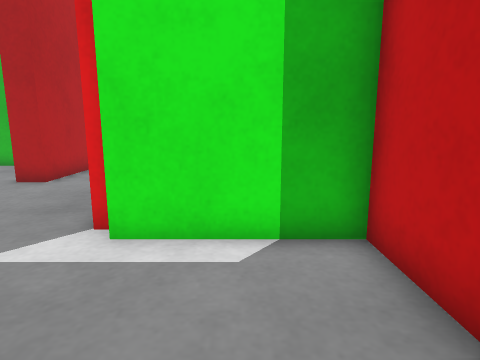
[1] (above)

18 first-person views from a walk through a Gazebo world. The camera is 0.19 m above the floor, tilts 10° down and sees 75° across. The floor is counted in squares, 0.1 m on a side. Each view is taken from the middle of a square. On the plan, view 1 faces up. The plan holds only what a view shows up to about 17 squares ahead; the rest is blank.

[2]
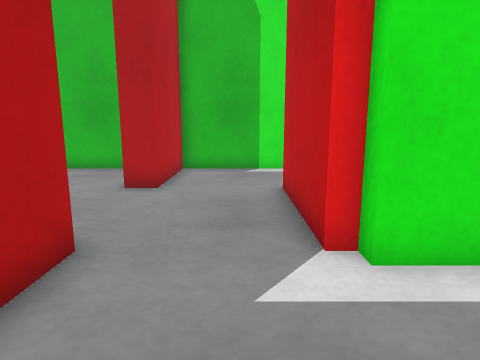

[3]
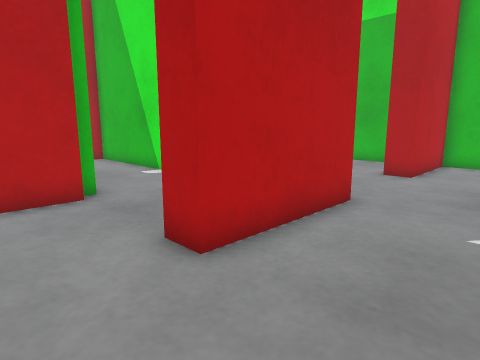

[4]
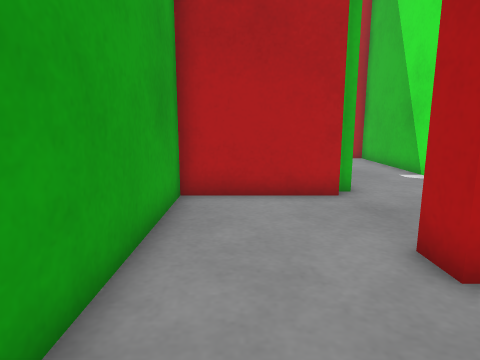

[5]
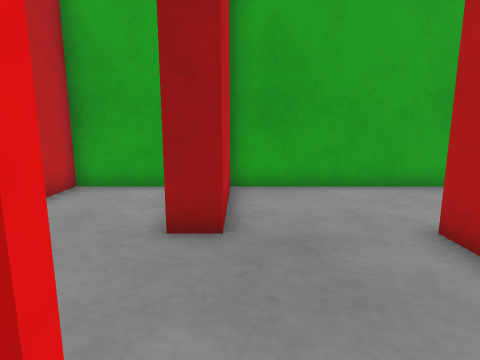

[6]
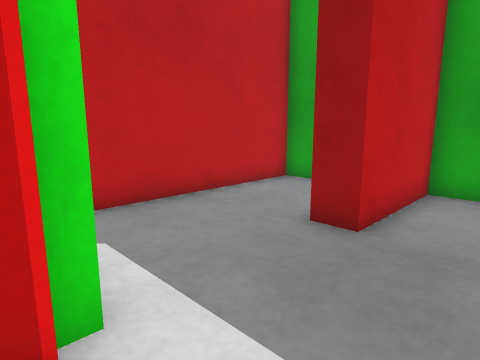

[7]
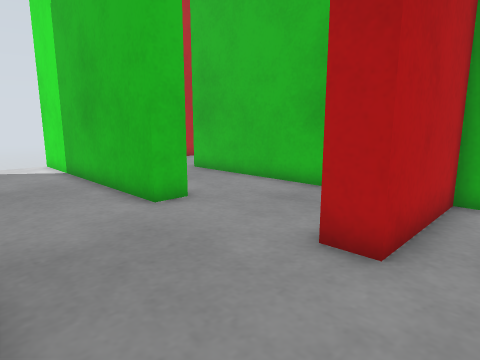

[8]
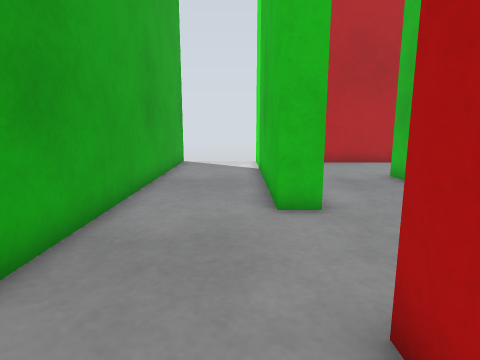

[9]
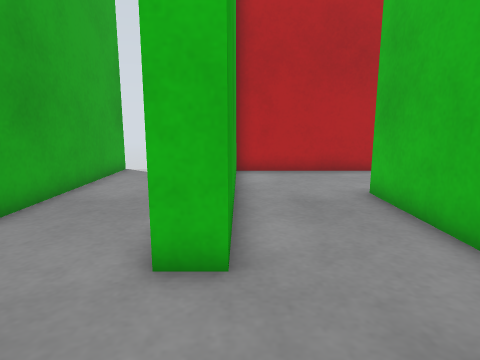

[10]
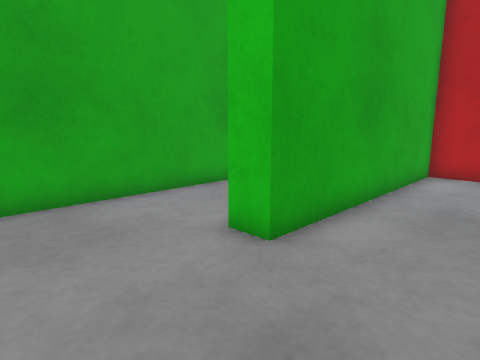

[11]
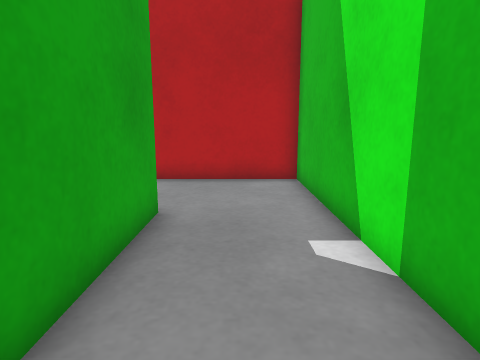

[12]
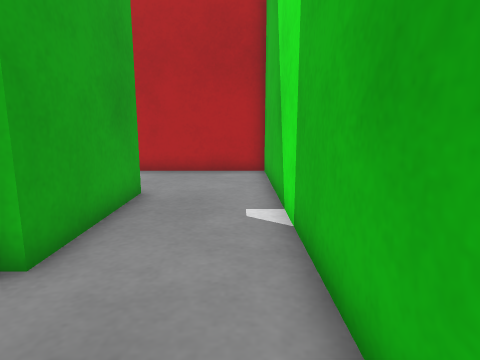

[13]
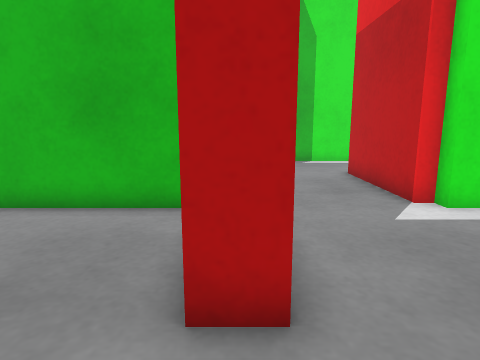

[14]
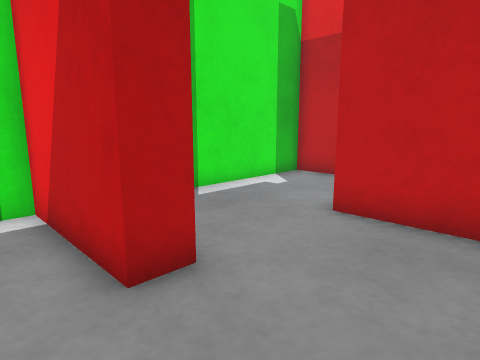

[15]
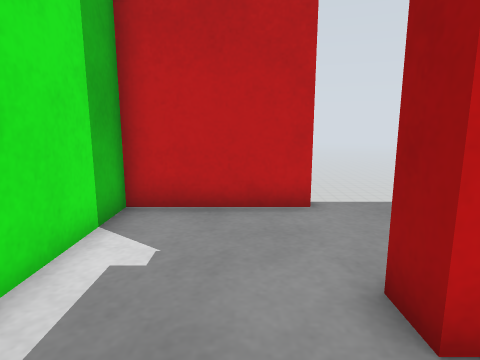

[16]
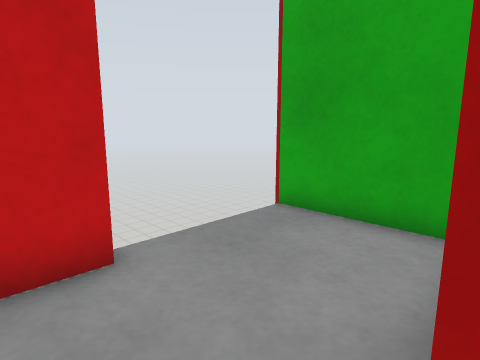

[17]
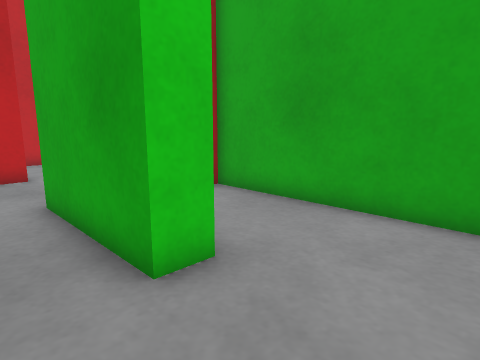

[18]
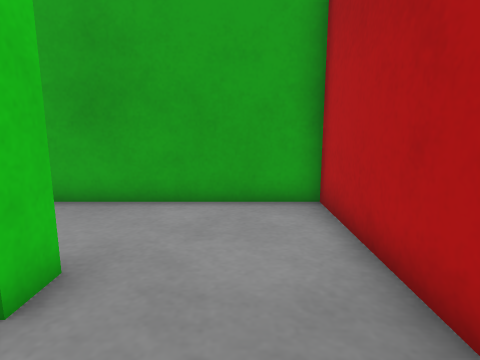

### Floor plan
Points are (right, up) in squares from view 1. A wall is a line through its corners. A room is listed if a view was taken in it or the views show most of it. See-through windows are left out.
Room 1 (view 1)
walls: (-2.7, 0.7) (-1.6, 0.7); (-0.8, -3.6) (2.1, -3.6) (2.1, 5) (-2.2, 5)
ways out: opening at (-2, 2.5) to room 2
Room 2 (views 2, 3, 4, 13)
walls: (-7.6, -3.6) (-2.7, -3.6) (-2.7, 0.7); (-6.5, 4.6) (-6.5, 0.7) (-7.5, 0.7)
ways out: opening at (-2, 2.5) to room 1; opening at (-4.5, 5.5) to room 3; opening at (-7, -1.5) to room 9
Room 3 (views 5, 6, 7, 8, 15)
walls: (-6.5, 5.6) (-6.5, 4.6); (-2.2, 5) (-2.2, 5.5) (-2.7, 5.5) (-2.7, 10.3); (-2.6, 14.7) (-6.5, 14.7) (-6.5, 10.3) (-7.5, 10.3)
ways out: opening at (-4.5, 5.5) to room 2; opening at (-7, 8.5) to room 6; opening at (-2, 12.5) to room 7
Room 4 (views 9, 10)
walls: (-7.5, 10.3) (-7.5, 14.7) (-16.8, 14.7); (-21, 14.4) (-21, 10.9) (-11.8, 10.9)
ways out: opening at (-9.5, 11) to room 6; opening at (-18.5, 15)
Room 5 (views 11, 12, 17, 18)
walls: (-16.7, 0.1) (-16.7, 1.2) (-11.8, 1.2) (-11.8, 0.8); (-8.2, 5) (-21, 5) (-21, -0.4); (-7.5, 0.7) (-7.5, 1.5)
ways out: opening at (-18.5, 0.5) to room 8; opening at (-9.5, 1) to room 9
Room 6 (view 14)
walls: (-11.8, 10.9) (-11.8, 9.9) (-21.5, 9.9); (-21.5, 6) (-8.6, 6)
ways out: opening at (-7, 8.5) to room 3; opening at (-9.5, 11) to room 4
Room 7 (view 16)
walls: (2.1, 10.2) (2.1, 14.7) (-2.6, 14.7); (-2.7, 10.3) (-1.6, 10.3); (-1, 6) (2.5, 6)
ways out: opening at (-2, 12.5) to room 3
Room 8 (no view inside)
walls: (-21, -0.4) (-21, -3.6) (-12.2, -3.6)
ways out: opening at (-18.5, 0.5) to room 5
Room 9 (no view inside)
walls: (-11.3, 0.8) (-11.3, -3.6) (-7.6, -3.6)
ways out: opening at (-7, -1.5) to room 2; opening at (-9.5, 1) to room 5

Where each view was taken, in squares from view 1:
view 1: 0 up, 0 right, facing up
view 2: 1 up, 4 left, facing up
view 3: 2 down, 3 left, facing up-left
view 4: 2 down, 3 left, facing left
view 5: 6 up, 3 left, facing down
view 6: 6 up, 5 left, facing down-right
view 7: 6 up, 5 left, facing up-left
view 8: 9 up, 5 left, facing left
view 9: 11 up, 8 left, facing left
view 10: 14 up, 8 left, facing down-left
view 11: 3 up, 10 left, facing left
view 12: 4 up, 8 left, facing left
view 13: 2 down, 7 left, facing up
view 14: 7 up, 9 left, facing up-right
view 15: 12 up, 5 left, facing right
view 16: 12 up, 2 left, facing down-right
view 17: 3 up, 20 left, facing down-right
view 18: 4 up, 19 left, facing down
